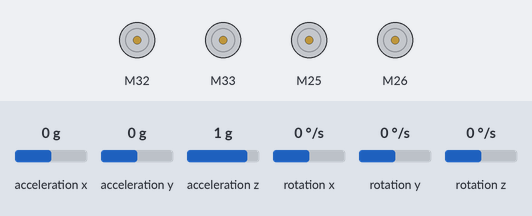
Bench run of a sketch on a simulated ESP32. Parts: 4 × DC motor (green arrow = forward, orange = backward, longer = faster). Wiring (inferred from the names in the program): MPU-6050 motion sensor at I2C address 0x68. Inputs (shaded band) come from the test bench; at power-on: acceleration x 0 g, rotation y 0 °/s, acceleration z 1 g, acceleration y 0 g, rotation x 0 °/s, rotation z 0 °/s. Nothing arrives over Bluetooth unless stated; the modem accepts every AT command (registered, SIM ready, sends succeed) and sends nothing else; what the sketch prints to the serial monitor is not drawn.

Above: at 19.9 s.
20.0 s: acceleration x set to -1.4 g
23.0 s: rotation y set to -192 °/s
At 23.7 s:
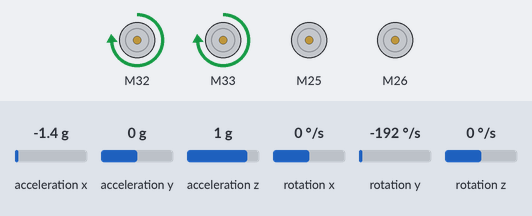
25.4 s: acceleration z set to 0 g
At 26.8 s:
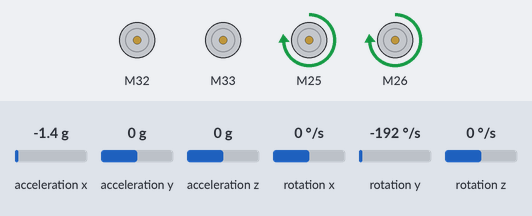
At 28.38 s:
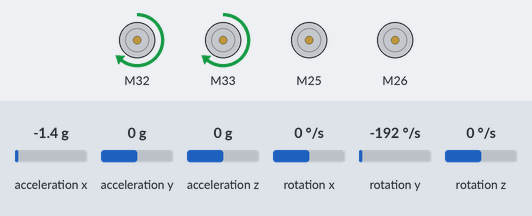
28.4 s: rotation y set to -41 °/s
31.4 s: acceleration y set to -0.8 g
At 32.67 s:
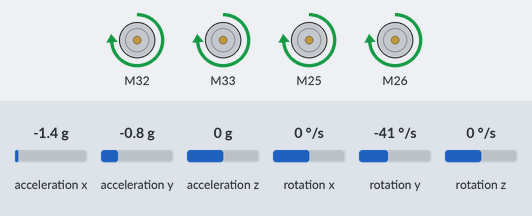
34.4 s: acceleration x set to -0.8 g
Timing chart, 0 to 38.4 s (numbered marks = the images above; inputs shaded):
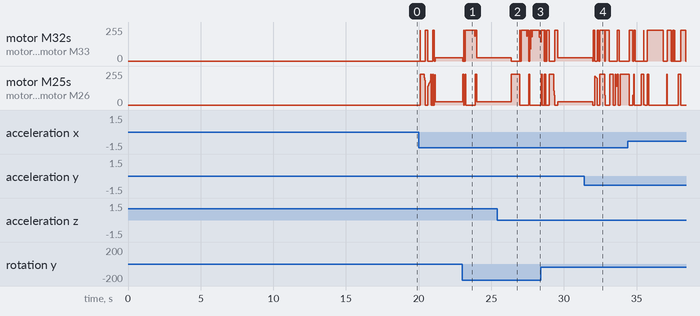

The sketch:

pid_oiriginal.ino
```cpp
#include <Wire.h>
#define SDA 21
#define SCL 22
#ifndef PI
#define PI 3.1415
#endif

#include "BluetoothSerial.h"

#if !defined(CONFIG_BT_ENABLED) || !defined(CONFIG_BLUEDROID_ENABLED)
#error Bluetooth is not enabled! Please run `make menuconfig` to and enable it
#endif

BluetoothSerial SerialBT;

#include <ESP32Servo.h>  // ESP32Servo library installed by Library Manager
#include "ESC.h"         // RC_ESP library installed by Library Manager


#define ESC_PIN (32)  // connected to ESC control wire M1 brown
#define ESC_PIN2 (33)
#define ESC_PIN3 (25)
#define ESC_PIN4 (26)

#define CH_M1 0
#define CH_M2 1
#define CH_M3 2
#define CH_M4 3

#define LED_BUILTIN (2)  // not defaulted properly for ESP32s/you must define it

// Note: the following speeds may need to be modified for your particular hardware.
#define MIN_SPEED 1040  // speed just slow enough to turn motor off
//#define MAX_SPEED 1240  // speed where my motor drew 3.6 amps at 12v.
#define MAX_SPEED 2000

ESC myESC(ESC_PIN, 1000, 2000, 500);  // ESC_Name (PIN, Minimum Value, Maximum Value, Arm Value)
ESC myESC2(ESC_PIN2, 1000, 2000, 500);
ESC myESC3(ESC_PIN3, 1000, 2000, 500);
ESC myESC4(ESC_PIN4, 1000, 2000, 500);


struct Data {
  float P;
  float I;
  float D;
  float thrust;
  float desiredAngle;
};

struct Response {
  float M1;
  float M2;
  float M3;
  float M4;
  float Angle;
  float PID;
};


double RollVel, PitchVel, YawVel;  //the rolling velocities at each moment will be put in these variables to be used, their unit is degrees
double RollDegVel = 0;
double PitchDegVel, YawDegVel;                 // degree values gotten using the gyroscope alone
double CallRollVel, CallPitchVel, CallYawVel;  //callibration variables
double CallRollAcc, CallPitchAcc, CallYawAcc;

//int16_t AccX,AccY,AccZ;//variables in which we will store the linear acceleration values
double RollDegAcc, PitchDegAcc;  //in which we will store the rotation degrees calculated with acceleration

double kalmanRoll, kalmanPitch, kalmanYaw;                 // contains the kalman optimal guesses
double kalmanRollUncer, kalmanPitchUncer, kalmanYawUncer;  // uncertainly of the state, which the gyro velocities
double kalmanResult[2];                                    // first value contains the kalman angle result and the second contains the updated uncertainty value

unsigned long prevMillis = 0;
unsigned long currMillis = 0;
double T;  // contains iteration duration

//PID
float Kpr;
float Kir;
float Kdr;

float Er = 0;
float Ir = 0;     // contains the integral values, so this in this case the sum of reiman of all precedent iterations times the length of that iteration
float Dr = 0;     // contains the derivative
float PrvEr = 0;  //previous error
float PIDr = 0;   //contains the pid value

float Kpp;
float Kip;
float Kdp;

float Ep = 0;
float Ip = 0;
float Dp = 0;
float PrvEp = 0;
float PIDp = 0;

float desiredRollAngle = 0;  // gotten from the ir module or bluetooth
float desiredPitchAngle = 0;

void calculateRollPid() {  //pid does not give direct motor instructions persay, it only give the difference torque values so that the drone would rotate one way or another
  Er = desiredRollAngle - kalmanRoll;
  Ir += Er * T;

  if (Ir > 400) {
    Ir = 400;
  }
  if (Ir < -400) {
    Ir = -400;
  }

  Dr = (Er - PrvEr) / T;

  PrvEr = Er;
  PIDr = Kpr * Er + Kir * Ir + Kdr * Dr;
}

void calculatePitchPid() {  //pid does not give direct motor instructions persay, it only give the difference torque values so that the drone would rotate one way or another
  Ep = desiredPitchAngle - kalmanPitch;
  Ip += Ep * T;
  if (Ip > 400) {
    Ip = 400;
  }
  if (Ip < -400) {
    Ip = -400;
  }
  Dp = (Ep - PrvEp) / T;

  PrvEp = Ep;
  PIDp = Kpp * Ep + Kip * Ip + Kdp * Dp;
}


void calculateKalman() {
  static double kalmanGain;

  kalmanRoll = kalmanRoll + RollVel * T;                             //build a new angle value ontop of an old corrected estimation, then correct this new one
  kalmanRollUncer = kalmanRollUncer + (T * T) * (3 * 3);             //build the new error value on the old corrected error value
  kalmanGain = (kalmanRollUncer) / (kalmanRollUncer + 2 * 2);        // 2 * 2 is the error of the measurement methode,
  kalmanRoll = kalmanRoll + kalmanGain * (RollDegAcc - kalmanRoll);  //here we correct the newly buit angle by comparing the difference between
  //our uncorrecetd value and our measurement,KG determines the importance of the difference , its a correction more than a simple addition
  kalmanRollUncer = (1 - kalmanGain) * kalmanRollUncer;  //prepare the uncertainty of the next estimation


  kalmanPitch = kalmanPitch + PitchVel * T;
  kalmanPitchUncer = kalmanPitchUncer + (T * T) * (3 * 3);
  kalmanGain = (kalmanPitchUncer) / (kalmanPitchUncer + 2 * 2);
  kalmanPitch = kalmanPitch + kalmanGain * (PitchDegAcc - kalmanPitch);
  kalmanPitchUncer = (1 - kalmanGain) * kalmanPitchUncer;

  /*
    place for yaw code
    screw yaw code
  */
}

void mpu_signals(void) {
  //this to turn on the pass filter
  Wire.beginTransmission(0x68);  //0x68 is the address ingraved in the hardware of mpu6050 and is written in register WHO_AM_I
  Wire.write(0x1A);
  Wire.write(0x5);
  Wire.endTransmission();
  //this to set the sensitivity of the mpu to 65.5LSB/degree/second
  Wire.beginTransmission(0x68);
  Wire.write(0x1B);
  Wire.write(0x8);
  Wire.endTransmission();
  //this to set the accelerometer sensitivity to 4096/g
  Wire.beginTransmission(0x68);
  Wire.write(0x1C);
  Wire.write(0x10);
  Wire.endTransmission();
  //this to select the starting register of the 6 that store the andgular velocity data
  Wire.beginTransmission(0x68);
  Wire.write(0x43);
  Wire.endTransmission();
  //this to read the angular velocity data
  Wire.requestFrom(0x68, 6);
  int16_t rotX = Wire.read() << 8 | Wire.read();  //merges 2 1-byte registers into 1 value
  int16_t rotY = Wire.read() << 8 | Wire.read();
  int16_t rotZ = Wire.read() << 8 | Wire.read();

  RollVel = (double)rotX / 65.5;
  PitchVel = (double)rotY / 65.5;
  YawVel = (double)rotZ / 65.5;
  //this to select the starting register of the ones string acceleration values
  Wire.beginTransmission(0x68);
  Wire.write(0x3B);
  Wire.endTransmission();
  //this to read the angular velocity data
  Wire.requestFrom(0x68, 6);
  int16_t AccX = Wire.read() << 8 | Wire.read();
  int16_t AccY = Wire.read() << 8 | Wire.read();
  int16_t AccZ = Wire.read() << 8 | Wire.read();

  RollDegAcc = atan(AccY / (sqrt((AccX * AccX) + (AccZ * AccZ)))) * (180 / PI);
  PitchDegAcc = atan(-AccX / (sqrt((AccY * AccY) + (AccZ * AccZ)))) * (180 / PI);
}

const int freq = 50;           // 50Hz frequency
const int resolution = 16;     // 16-bit (0-65535)
const int periodUs = 20000;

void setup() {
  Serial.begin(115200);
  Wire.setClock(400000);  //comunication frequncy rating is 400khz for the mpu
  Wire.setTimeout(50);    // in case of a luck up, this sets a max wait time
  Wire.begin();
  delay(250);

  //set mpu on power mode
  Wire.beginTransmission(0x68);
  Wire.write(0x6B);
  Wire.write(0x0);
  Wire.endTransmission();
  //calibration
  CallRollVel = 0;
  CallPitchVel = 0;
  CallYawVel = 0;

  CallRollAcc = 0;
  CallPitchAcc = 0;
  CallYawAcc = 0;
  for (int i = 0; i < 3000; i++) {
    mpu_signals();
    CallRollVel += RollVel;
    CallPitchVel += PitchVel;
    CallYawVel += YawVel;

    CallRollAcc += RollDegAcc;
    CallPitchAcc += PitchDegAcc;
    delay(1);
  }
  CallRollVel /= 3000;
  CallPitchVel /= 3000;
  CallYawVel /= 3000;

  CallRollAcc /= 3000;
  CallPitchAcc /= 3000;


  Serial.println(SerialBT.begin("ESP32test"));
  Serial.println("The device started, now you can pair it with bluetooth!");
  Serial.println("i think!");

  delay(1000);
  pinMode(ESC_PIN, OUTPUT);
  pinMode(ESC_PIN2, OUTPUT);
  pinMode(ESC_PIN3, OUTPUT);
  pinMode(ESC_PIN4, OUTPUT);

  /*
  myESC.setPeriodHertz(50);
  myESC2.setPeriodHertz(50);
  myESC3.setPeriodHertz(50);
  myESC4.setPeriodHertz(50);
  */


  delay(1000);
  /*
  ledcAttachChannel(ESC_PIN,  freq, resolution, CH_M1);
  ledcAttachChannel(ESC_PIN2, freq, resolution, CH_M2);
  ledcAttachChannel(ESC_PIN3, freq, resolution, CH_M3);
  ledcAttachChannel(ESC_PIN4, freq, resolution, CH_M4);
  */
  delay(1000);
  //pinMode(LED_BUILTIN, OUTPUT);

  //digitalWrite(LED_BUILTIN, HIGH);  // set led to on to indicate arming


  myESC.arm();                      // Send the Arm command to ESC
  myESC2.arm();
  myESC3.arm();
  myESC4.arm();

  //arming process
  Serial.println("start arming: ");
   for(int i=0;i<1000;i++) {

    //writeMicroseconds(CH_M1, 1000);
    //writeMicroseconds(CH_M2, 1000);
    //writeMicroseconds(CH_M3, 1000);
    //writeMicroseconds(CH_M4, 1000);

    delay(4);
  }


  delay(1000);


  //delay(5000);  // Wait a while
  //digitalWrite(LED_BUILTIN, LOW);


  /*
  for (int i = 0; i < 350; i++) {      // run speed from 840 to 1190
    myESC.speed(MIN_SPEED - 200 + i);  // motor starts up about half way through loop
    myESC2.speed(MIN_SPEED - 200 + i);
    myESC3.speed(MIN_SPEED - 200 + i);
    myESC4.speed(MIN_SPEED - 200 + i);
    delay(10);
  }
  */
  Serial.println("start: ");
}

void writeMicroseconds(int channel, int us) {
  // Duty cycle calculation: (Pulse Width / Period) * (2^Resolution - 1)
  uint32_t duty = (uint32_t)(((uint64_t)us * 65535) / periodUs);
  ledcWrite(channel, duty);
}

Data data;
Response response;
int thrust = 0;
int base;
int tmp;
int netGravity;
float degreeInRadian = 0;
float M1 = 0;
float M2 = 0;
float M3 = 0;
float M4 = 0;
float arr[1000];
int a = 0;
int b = 0;
int mode = 0;
int bluetoothInterval = 0;
void loop() {
  currMillis = millis();
  if (currMillis - prevMillis >= 4) {
    if(bluetoothInterval < 100){
      bluetoothInterval += (currMillis - prevMillis);
    }
    T = (currMillis - prevMillis) / 1000.0;
    //Serial.println(currMillis - prevMillis);
    prevMillis = currMillis;


    mpu_signals();
    RollVel -= CallRollVel;
    PitchVel -= CallPitchVel;
    YawVel -= CallYawVel;
    RollDegAcc -= CallRollAcc;
    PitchDegAcc -= CallPitchAcc;
    //yaw is left, need to add another mpu6050 to get it

    calculateKalman();

    //calculateRollPid();
    calculatePitchPid();

    if (SerialBT.available() >= sizeof(Data)) {
      SerialBT.readBytes((char*)&data, sizeof(Data));

      Kpp = data.P;
      Kip = data.I;
      Kdp = data.D;
      thrust = data.thrust;
      desiredPitchAngle = data.desiredAngle;
    }

    base = thrust;
    degreeInRadian = (kalmanPitch * PI) / 180;

    M1 = 1100 + ((base - 1100) / cos(degreeInRadian)) + (PIDp / 4);
    M2 = 1100 + ((base - 1100) / cos(degreeInRadian)) + (PIDp / 4);
    M3 = 1100 + ((base - 1100) / cos(degreeInRadian)) - (PIDp / 4);
    M4 = 1100 + ((base - 1100) / cos(degreeInRadian)) - (PIDp / 4);


    if (M1 > 1900) M1 = 1900;
    if (M2 > 1900) M2 = 1900;
    if (M3 > 1900) M3 = 1900;
    if (M4 > 1900) M4 = 1900;

    if (kalmanPitch > 45 || kalmanPitch < -45) {
      M1 = 1100;
      M2 = 1100;
      M3 = 1100;
      M4 = 1100;
    }


    //32 33 left
    // the code REQUIRED to give commands to the motor introduces a 40ms delay
    // how in the world bruh
    // debugging this took SO LONG
    myESC.speed(M1);
    myESC2.speed(M2);
    myESC3.speed(M3);
    myESC4.speed(M4);

    /*
    writeMicroseconds(CH_M1, (int)M1);
    writeMicroseconds(CH_M2, (int)M2);
    writeMicroseconds(CH_M3, (int)M3);
    writeMicroseconds(CH_M4, (int)M4);
    */
    /*7
    Serial.print(kalmanPitch);;
    Serial.print(" \t" );
    Serial.println((int)M1);
    */

    /*
    Serial.print(M1);
    Serial.print("\t");
    Serial.print(M2);
    Serial.print("\t");
    Serial.print((int)M3);
    Serial.print("\t");
    Serial.println((int)M4);
    */
    response.M1 = M1;
    response.M2 = M2;
    response.M3 = M3;
    response.M4 = M4;
    response.Angle = kalmanPitch;
    response.PID = PIDp;


    SerialBT.write(0xAA);
    SerialBT.write((uint8_t*)&response, sizeof(response));


    if (thrust <= 1100) {
      Ip = 0;
      Ir = 0;
    }

    //Serial.println(millis());
  }


}
```

Measured:
- after the input at 25.4 s, motor M25, motor M26: forward 25/255 → forward 229/255 after 0.98 s, → stopped 0.58 s later, → forward 229/255 0.60 s later, → stopped 0.10 s later
